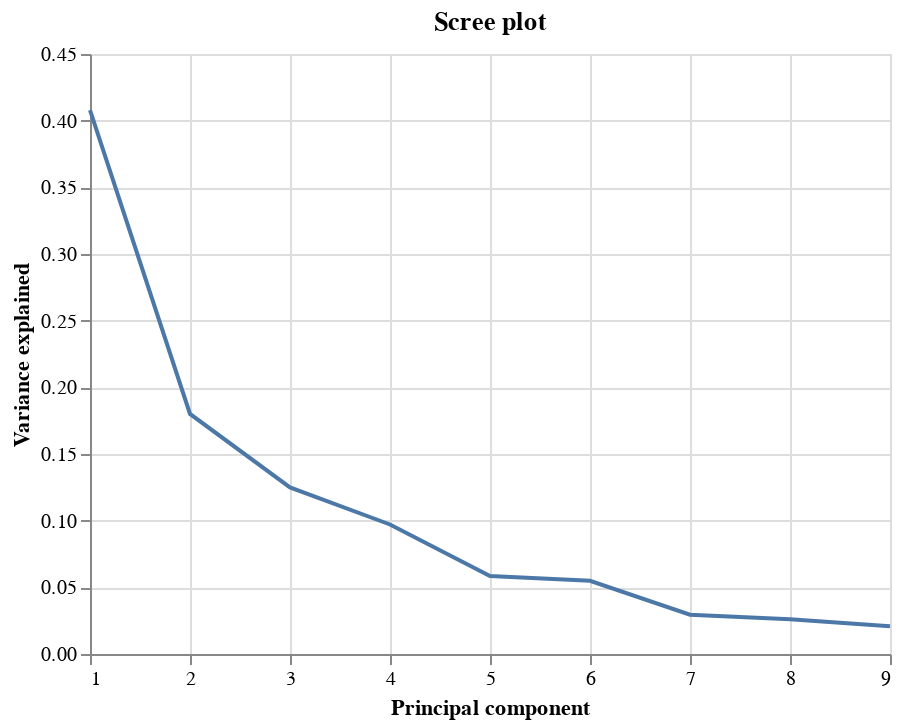

Notebook cell for this chart:
### Code cell
urbanization_residual_ratio.get_scree_plot()

### Figure 1 — Vega-Lite specification as saved in the notebook (floating-point values rounded to 4 significant figures)
{"config": {"view": {"continuousWidth": 400, "continuousHeight": 300}}, "data": {"name": "data-a1137abe545526eece0e8431391c8d52"}, "mark": "line", "encoding": {"x": {"field": "indices", "title": "Principal component", "type": "quantitative"}, "y": {"field": "var_explained", "title": "Variance explained", "type": "quantitative"}}, "title": "Scree plot", "$schema": "https://vega.github.io/schema/vega-lite/v4.17.0.json", "datasets": {"data-a1137abe545526eece0e8431391c8d52": [{"indices": 1, "var_explained": 0.408}, {"indices": 2, "var_explained": 0.1801}, {"indices": 3, "var_explained": 0.125}, {"indices": 4, "var_explained": 0.09713}, {"indices": 5, "var_explained": 0.05845}, {"indices": 6, "var_explained": 0.05492}, {"indices": 7, "var_explained": 0.02952}, {"indices": 8, "var_explained": 0.02613}, {"indices": 9, "var_explained": 0.02083}]}}
